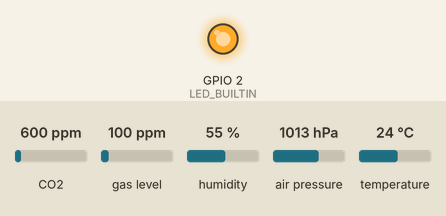
This sketch was run on a simulated ESP8266 (Wemos D1 mini). Shown: output pins drawn as LEDs (lit = HIGH, except the on-board LED, lit = LOW). Inputs (shaded band) come from the test bench; at power-on: CO2 600 ppm, gas level 100 ppm, humidity 55 %, air pressure 1013 hPa, temperature 24 °C. WiFi joins after 1.5 s; servers stay silent unless stated; no MQTT or app messages arrive unless stated; what the sketch prints to the serial monitor is not drawn.

Above: at 0.1 s.
At 2.9 s:
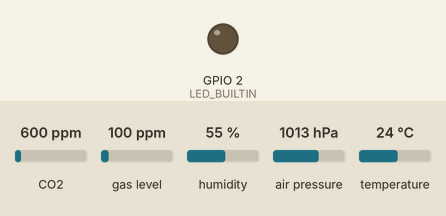
Timing chart, 0 to 4.4 s (numbered marks = the images above):
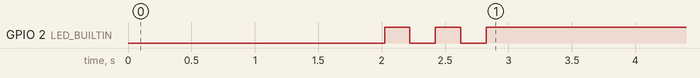

The sketch:

esp-ccs811-bme280-mqtt.ino
```cpp
/****************************************************
  ESP8266 CSS811 compensated via BME280 with MQTT
  2018, Patrik Mayer - patrik.mayer@codm.de

  mqtt client from https://github.com/knolleary/pubsubclient/
  Arduino OTA from ESP8266 Arduino Core V2.4
  Adafruit CCS811 from https://github.com/adafruit/Adafruit_CCS811
  Sparkfun BME280 from https://github.com/sparkfun/SparkFun_CCS811_Arduino_Library
  Tasker from https://github.com/sticilface/Tasker

  Connect the sensors via I2C, (SDA -> GPIO4 / SCL -> GPIO5). Don't forget
  the I2C Pull-Ups.
  The used Adafruit CCS811 library expects I2C address 0x5A, so configure your
  CCS811 accordingly.
  !WAKE is currently not used.
  Serial is left open for debugging (115200).

  The following topics will be dropped to mqtt, all retained:

   <mqttTopicPrefix>status          online/offline (last will)
   <mqttTopicPrefix>ip              system ip
   <mqttTopicPrefix>temperature     temperature in °C
   <mqttTopicPrefix>humidity        relative humidity in %
   <mqttTopicPrefix>pressure        pressure in hPa
   <mqttTopicPrefix>altitude        altitude in m
   <mqttTopicPrefix>co2             CO2 concentration in ppm
   <mqttTopicPrefix>tvoc            total volatile compound in ppb

  If you want to read Farenheit/Feet change readTempC() to readTempF() and
  readFloatAltitudeMeters() to readFloatAltitudeFeet().
  ccs811.setEnvironmentalData() expects the temperature as °C

  ArduinoOTA is enabled, the mqttClientName is used as OTA name, see config.

****************************************************/

#include <Tasker.h>
#include <ESP8266WiFi.h>
#include <ESP8266mDNS.h>
#include <WiFiUdp.h>
#include <ArduinoOTA.h>
#include <PubSubClient.h>

#include <Wire.h>

#include "Adafruit_CCS811.h"
#include <SparkFunBME280.h>

#include "config.h"

// internal vars
Adafruit_CCS811 ccs811;
BME280 myBME280;

long lastReconnectAttempt = 0; //For the non blocking mqtt reconnect (in millis)

WiFiClient espClient;
PubSubClient mqttClient(espClient);

Tasker tasker;

char mqttTopicStatus[64];
char mqttTopicIp[64];
char mqttTopicTemperatureC[64];
char mqttTopicHumidity[64];
char mqttTopicPressure[64];
char mqttTopicAltitude[64];
char mqttTopicCO2[64];
char mqttTopicTVOC[64];

float bme280TemperatureC;
float bme280Humidity;
float bme280Pressure;
float bme280Altitude;

uint16_t ccs811co2;
uint16_t ccs811tvoc;

void meassureEnvironment(void);

void setup() {
  Serial.begin(115200);
  Serial.println("Starting up...");

  pinMode(LED_BUILTIN, OUTPUT);

  //put in mqtt prefix
  sprintf(mqttTopicStatus, "%sstatus", mqttTopicPrefix);
  sprintf(mqttTopicIp, "%sip", mqttTopicPrefix);
  sprintf(mqttTopicTemperatureC, "%stemperature", mqttTopicPrefix);
  sprintf(mqttTopicHumidity, "%shumidity", mqttTopicPrefix);
  sprintf(mqttTopicPressure, "%spressure", mqttTopicPrefix);
  sprintf(mqttTopicAltitude, "%saltitude", mqttTopicPrefix);
  sprintf(mqttTopicCO2, "%sco2", mqttTopicPrefix);
  sprintf(mqttTopicTVOC, "%stvoc", mqttTopicPrefix);


  if (!ccs811.begin()) {
    Serial.println("CCS811 Initialization failed.");
    while (1);
  }

  //wait for ccs811 to be available
  while(!ccs811.available());

  //Initialize BME280
  myBME280.settings.commInterface = I2C_MODE;
  myBME280.settings.I2CAddress = 0x77;
  myBME280.settings.runMode = 3; //Normal mode
  myBME280.settings.tStandby = 0;
  myBME280.settings.filter = 4;
  myBME280.settings.tempOverSample = 5;
  myBME280.settings.pressOverSample = 5;
  myBME280.settings.humidOverSample = 5;

  //Calling .begin() causes the settings to be loaded
  delay(10);  //Make sure sensor had enough time to turn on. BME280 requires 2ms to start up.

  if (!myBME280.begin()) {
    Serial.println("Could not find a valid BME280 sensor, check wiring!");
    while (1);
  }

  setup_wifi();
  mqttClient.setServer(mqttServer, 1883);

  //----------- OTA
  ArduinoOTA.setHostname(mqttClientName);

  ArduinoOTA.onStart([]() {
    String type;
    if (ArduinoOTA.getCommand() == U_FLASH) {
      type = "sketch";
    } else { // U_SPIFFS
      type = "filesystem";
    }
    // NOTE: if updating SPIFFS this would be the place to unmount SPIFFS using SPIFFS.end()
    Serial.println("Start updating " + type);
  });

  ArduinoOTA.onEnd([]() {
    Serial.println("\nEnd");
    delay(1000);
    ESP.restart();
  });

  ArduinoOTA.onProgress([](unsigned int progress, unsigned int total) {
    Serial.printf("Progress: %u%%\r", (progress / (total / 100)));
  });

  ArduinoOTA.onError([](ota_error_t error) {
    Serial.printf("Error[%u]: ", error);
    if (error == OTA_AUTH_ERROR) Serial.println("Auth Failed");
    else if (error == OTA_BEGIN_ERROR) Serial.println("Begin Failed");
    else if (error == OTA_CONNECT_ERROR) Serial.println("Connect Failed");
    else if (error == OTA_RECEIVE_ERROR) Serial.println("Receive Failed");
    else if (error == OTA_END_ERROR) Serial.println("End Failed");
  });
  ArduinoOTA.begin();


  Serial.println("ready...");
  digitalWrite(LED_BUILTIN, LOW);
  delay(500);
  //ready, blink the led twice
  for (uint8_t i = 0; i < 5; i++ ) {
    digitalWrite(LED_BUILTIN, !digitalRead(LED_BUILTIN));
    delay(200);
  }

  //measure every <measureDelay>ms - GO!
  tasker.setInterval(meassureEnvironment, measureDelay);

}

void loop() {

  //handle mqtt connection, non-blocking
  if (!mqttClient.connected()) {
    long now = millis();
    if (now - lastReconnectAttempt > 5000) {
      lastReconnectAttempt = now;
      // Attempt to reconnect
      if (MqttReconnect()) {
        lastReconnectAttempt = 0;
      }
    }
  }

  mqttClient.loop();
  tasker.loop();

  //handle OTA
  ArduinoOTA.handle();


}

void meassureEnvironment(void) {
  bme280TemperatureC = myBME280.readTempC();;
  bme280Humidity = myBME280.readFloatHumidity();
  bme280Pressure = myBME280.readFloatPressure();
  bme280Altitude = myBME280.readFloatAltitudeMeters();

  Serial.print("Temperature = ");
  Serial.print(bme280TemperatureC);
  Serial.println(" *C");

  Serial.print("Pressure = ");
  Serial.print(bme280Pressure);
  Serial.println(" hPa");

  Serial.print("Approx. Altitude = ");
  Serial.print(bme280Altitude);
  Serial.println(" m");

  Serial.print("Humidity = ");
  Serial.print(bme280Humidity);
  Serial.println(" %");


  ccs811.setEnvironmentalData(bme280Humidity, bme280TemperatureC);
  //wait for ccs811 reading
  while(ccs811.readData());

  ccs811co2 = ccs811.geteCO2();
  ccs811tvoc = ccs811.getTVOC();

  Serial.print("CO2 concentration : ");
  Serial.print(ccs811co2);
  Serial.println(" ppm");

  Serial.print("TVOC concentration : ");
  Serial.print(ccs811tvoc);
  Serial.println(" ppb");


  char buf[8] = "";
  sprintf(buf, "%f", bme280TemperatureC);
  mqttClient.publish(mqttTopicTemperatureC, buf, true);

  sprintf(buf, "%f", bme280Humidity);
  mqttClient.publish(mqttTopicHumidity, buf, true);

  sprintf(buf, "%f", bme280Pressure);
  mqttClient.publish(mqttTopicPressure, buf, true);

  sprintf(buf, "%f", bme280Altitude);
  mqttClient.publish(mqttTopicAltitude, buf, true);

  sprintf(buf, "%d", ccs811co2);
  mqttClient.publish(mqttTopicCO2, buf, true);

  sprintf(buf, "%d", ccs811tvoc);
  mqttClient.publish(mqttTopicTVOC, buf, true);


  Serial.println();
}


void setup_wifi() {

  delay(10);

  Serial.println();
  Serial.print("Connecting to ");
  Serial.println(ssid);

  WiFi.mode(WIFI_STA); //disable AP mode, only station
  WiFi.hostname(mqttClientName);
  WiFi.begin(ssid, password);

  while (WiFi.status() != WL_CONNECTED) {
    delay(500);
    Serial.print(".");
  }

  Serial.println("");
  Serial.println("WiFi connected");
  Serial.println("IP address: ");
  Serial.println(WiFi.localIP());
}


bool MqttReconnect() {

  if (!mqttClient.connected()) {

    Serial.print("Attempting MQTT connection...");

    // Attempt to connect with last will retained
    if (mqttClient.connect(mqttClientName, mqttUser, mqttPass, mqttTopicStatus, 1, true, "offline")) {

      Serial.println("connected");

      // Once connected, publish an announcement...
      char curIp[16];
      sprintf(curIp, "%d.%d.%d.%d", WiFi.localIP()[0], WiFi.localIP()[1], WiFi.localIP()[2], WiFi.localIP()[3]);

      mqttClient.publish(mqttTopicStatus, "online", true);
      mqttClient.publish(mqttTopicIp, curIp, true);

    } else {
      Serial.print("failed, rc=");
      Serial.print(mqttClient.state());
      Serial.println(" try again in 5 seconds");
    }
  }
  return mqttClient.connected();
}
```

config.example.h
```cpp
/* config file for esp ccs bme280 mqtt project */

/*
 * Main Settings
 *
 * measureDelay: defines how often data will be pulled from the sensors (in ms, means 60000 = 60s)
 */
const unsigned long measureDelay = 60000;

/*
 * These are the current Wifi Settings
 *
 * ssid: wifi name
 * password: wifi access key
 *
 * hostname and OTA name are defined by mqttClientName below
 */
const char* ssid = "<your-wifi-ssid>";
const char* password = "<your-wifi-key>";

/*
 * Settings for the MQTT Broker, which shall be used
 *
 * mqttServer: IP or Hostname of mqttBroker
 * mqttUser: username on MQTT server
 * mqttPass: users password
 * mqttClientName: clientId on MQTT broker
 * mqttTopicPrefix: prefix for your topic (e.g. status will be shown in mqttTopicPrefix + "/status")
 */
const char* mqttServer = "<mqtt-broker-ip-or-host>";
const char* mqttUser = "<mqtt-user>";
const char* mqttPass = "<mqtt-password>";
const char* mqttClientName = "<mqtt-client-id>"; //will also be used hostname and OTA name
const char* mqttTopicPrefix = "<mqtt-topic-prefix>";

/*
 * GPIO Settings
 *
 * LED_BUILTIN: Digial Pin Number of your boards built-in LED or
 *               the LED you wish to show status signals
 */
#define LED_BUILTIN 2 //ESP-12F has the builtin LED on GPIO2, comment for other boards

/*
 * CCS811
 *
 * WAKE_PIN: Digial Pin Number, where your BME280s wake signal is connected
 */
#define WAKE_PIN 15
```
